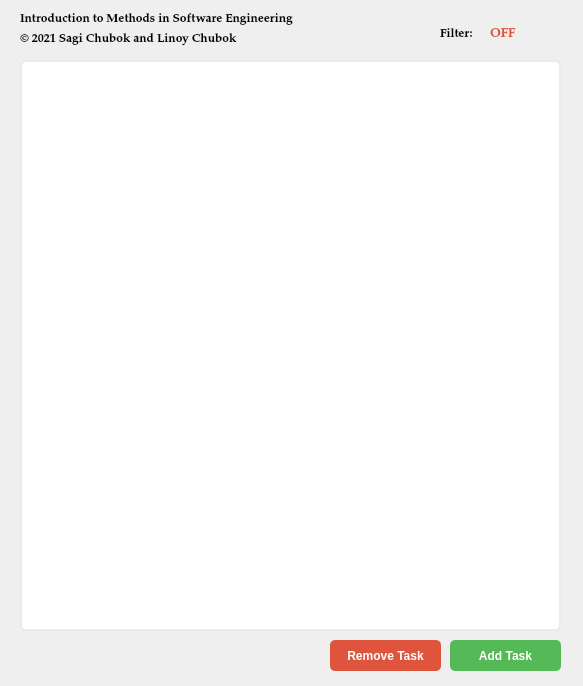
<?xml version="1.0" encoding="UTF-8"?>
<ui version="4.0">
 <class>MainWindow</class>
 <widget class="QMainWindow" name="MainWindow">
  <property name="geometry">
   <rect>
    <x>0</x>
    <y>0</y>
    <width>583</width>
    <height>686</height>
   </rect>
  </property>
  <property name="minimumSize">
   <size>
    <width>583</width>
    <height>686</height>
   </size>
  </property>
  <property name="maximumSize">
   <size>
    <width>583</width>
    <height>686</height>
   </size>
  </property>
  <property name="windowTitle">
   <string>Do it!</string>
  </property>
  <widget class="QWidget" name="centralWidget">
   <widget class="QPushButton" name="addTask">
    <property name="geometry">
     <rect>
      <x>450</x>
      <y>640</y>
      <width>111</width>
      <height>31</height>
     </rect>
    </property>
    <property name="cursor">
     <cursorShape>PointingHandCursor</cursorShape>
    </property>
    <property name="layoutDirection">
     <enum>Qt::LeftToRight</enum>
    </property>
    <property name="styleSheet">
     <string notr="true">font-weight: bold;
background-color: #55b957;
color: white;
border-radius : 5px;</string>
    </property>
    <property name="text">
     <string>Add Task</string>
    </property>
    <property name="flat">
     <bool>true</bool>
    </property>
   </widget>
   <widget class="QListWidget" name="listWidget">
    <property name="geometry">
     <rect>
      <x>20</x>
      <y>60</y>
      <width>541</width>
      <height>571</height>
     </rect>
    </property>
    <property name="styleSheet">
     <string notr="true">background-color: #FFFFFF;
show-decoration-selected: 1; 
outline: 0;
border: 2px solid #E8EAEB;
border-radius : 5px;</string>
    </property>
    <property name="locale">
     <locale language="Hebrew" country="Israel"/>
    </property>
    <property name="frameShadow">
     <enum>QFrame::Sunken</enum>
    </property>
    <property name="selectionMode">
     <enum>QAbstractItemView::MultiSelection</enum>
    </property>
   </widget>
   <widget class="QPushButton" name="removeTask">
    <property name="geometry">
     <rect>
      <x>330</x>
      <y>640</y>
      <width>111</width>
      <height>31</height>
     </rect>
    </property>
    <property name="cursor">
     <cursorShape>PointingHandCursor</cursorShape>
    </property>
    <property name="styleSheet">
     <string notr="true">font-weight: bold;
background-color: #df543c;
color: white;
border-radius : 5px;</string>
    </property>
    <property name="text">
     <string>Remove Task</string>
    </property>
    <property name="autoRepeatDelay">
     <number>300</number>
    </property>
    <property name="flat">
     <bool>true</bool>
    </property>
   </widget>
   <widget class="QPushButton" name="filterBtn">
    <property name="geometry">
     <rect>
      <x>530</x>
      <y>20</y>
      <width>41</width>
      <height>31</height>
     </rect>
    </property>
    <property name="cursor">
     <cursorShape>PointingHandCursor</cursorShape>
    </property>
    <property name="styleSheet">
     <string notr="true">background-color: none;
border: none;</string>
    </property>
    <property name="text">
     <string/>
    </property>
    <property name="icon">
     <iconset resource="resources.qrc">
      <normaloff>:/filter.png</normaloff>:/filter.png</iconset>
    </property>
    <property name="iconSize">
     <size>
      <width>40</width>
      <height>40</height>
     </size>
    </property>
    <property name="flat">
     <bool>true</bool>
    </property>
   </widget>
   <widget class="QLabel" name="courseName">
    <property name="geometry">
     <rect>
      <x>20</x>
      <y>10</y>
      <width>361</width>
      <height>21</height>
     </rect>
    </property>
    <property name="maximumSize">
     <size>
      <width>16777215</width>
      <height>16777212</height>
     </size>
    </property>
    <property name="font">
     <font>
      <family>Palatino Linotype</family>
      <pointsize>9</pointsize>
     </font>
    </property>
    <property name="text">
     <string>&lt;html&gt;&lt;head/&gt;&lt;body&gt;&lt;p&gt;&lt;span style=&quot; font-weight:600;&quot;&gt;Introduction to Methods in Software Engineering&lt;/span&gt;&lt;/p&gt;&lt;/body&gt;&lt;/html&gt;</string>
    </property>
    <property name="indent">
     <number>0</number>
    </property>
   </widget>
   <widget class="QLabel" name="developers">
    <property name="geometry">
     <rect>
      <x>20</x>
      <y>30</y>
      <width>281</width>
      <height>21</height>
     </rect>
    </property>
    <property name="font">
     <font>
      <family>Palatino Linotype</family>
      <pointsize>9</pointsize>
     </font>
    </property>
    <property name="text">
     <string>&lt;html&gt;&lt;head/&gt;&lt;body&gt;&lt;p&gt;&lt;span style=&quot; font-weight:600;&quot;&gt;© 2021 Sagi Chubok and Linoy Chubok&lt;/span&gt;&lt;/p&gt;&lt;/body&gt;&lt;/html&gt;</string>
    </property>
   </widget>
   <widget class="QLabel" name="filterLabel">
    <property name="geometry">
     <rect>
      <x>440</x>
      <y>20</y>
      <width>51</width>
      <height>31</height>
     </rect>
    </property>
    <property name="font">
     <font>
      <family>Palatino Linotype</family>
      <pointsize>9</pointsize>
     </font>
    </property>
    <property name="text">
     <string>&lt;html&gt;&lt;head/&gt;&lt;body&gt;&lt;p&gt;&lt;span style=&quot; font-size:9pt; font-weight:600;&quot;&gt;Filter:&lt;/span&gt;&lt;/p&gt;&lt;/body&gt;&lt;/html&gt;</string>
    </property>
   </widget>
   <widget class="QLabel" name="filterStatus">
    <property name="geometry">
     <rect>
      <x>490</x>
      <y>20</y>
      <width>41</width>
      <height>31</height>
     </rect>
    </property>
    <property name="font">
     <font>
      <family>Palatino Linotype</family>
      <pointsize>9</pointsize>
     </font>
    </property>
    <property name="text">
     <string>&lt;html&gt;&lt;head/&gt;&lt;body&gt;&lt;p&gt;&lt;span style=&quot; font-size:10pt; font-weight:600; color:#df543c;&quot;&gt;OFF&lt;/span&gt;&lt;/p&gt;&lt;/body&gt;&lt;/html&gt;</string>
    </property>
   </widget>
  </widget>
 </widget>
 <layoutdefault spacing="6" margin="11"/>
 <resources>
  <include location="resources.qrc"/>
 </resources>
 <connections/>
</ui>
